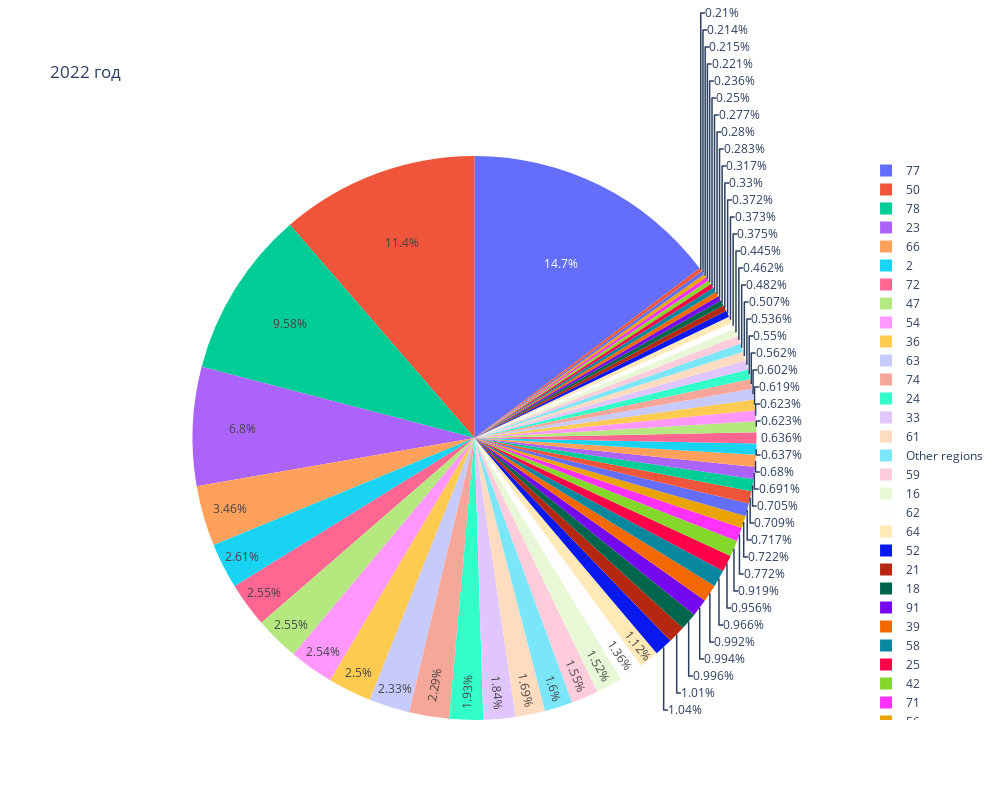

Source (notebook cell):
### Code cell
# На вход подаем год, за который нужен график
region_sqr_year(2022)

### Figure 1 — Plotly figure (JSON) as saved in the notebook; plotly's stock layout.template omitted (floating-point values rounded to 4 significant figures)
{"data": [{"domain": {"x": [0, 1], "y": [0, 1]}, "hovertemplate": "region=%{label}<br>all_square=%{value}<extra></extra>", "labels": ["72", "26", "52", "47", "77", "23", "54", "71", "Other regions", "57", "63", "55", "39", "78", "18", "66", "Other regions", "Other regions", "60", "50", "86", "45", "33", "62", "35", "36", "89", "91", "21", "48", "22", "30", "64", "24", "37", "20", "15", "31", "14", "16", "69", "58", "74", "27", "61", "42", "40", "Other regions", "43", "59", "29", "32", "3", "2", "25", "38", "76", "34", "46", "73", "Other regions", "Other regions", "Other regions", "Other regions", "12", "Other regions", "Other regions", "56", "Other regions", "Other regions", "13", "Other regions", "5", "7", "Other regions"], "legendgroup": "", "name": "", "showlegend": true, "type": "pie", "values": [484400.0, 120500.0, 197100.0, 483700.0, 2791000.0, 1289000.0, 481234, 146500.0, 24250.0, 133700.0, 442700.0, 39900.0, 188100.0, 1817000.0, 189000.0, 656600.0, 27260.0, 24470.0, 53100.0, 2154000.0, 129000.0, 106700.0, 348900.0, 258200.0, 70750.0, 473400.0, 71070.0, 188600.0, 191200.0, 87640.0, 118200.0, 131100.0, 212600.0, 365400.0, 52460.0, 70560.0, 84460.0, 44800.0, 91370.0, 288700.0, 60160.0, 183200.0, 434300.0, 104400.0, 320900.0, 174200.0, 135900.0, 28430.0, 53590.0, 293300.0, 117400.0, 134400.0, 118200.0, 495600.0, 181300.0, 120900.0, 96110.0, 101700.0, 62520.0, 114200.0, 19360.0, 25770.0, 34570.0, 17350.0, 47500.0, 20800.0, 33700.0, 137000.0, 20010.0, 12570.0, 42010.0, 12690.0, 40840.0, 40510.0, 3171.0]}], "layout": {"height": 800, "legend": {"tracegroupgap": 0}, "title": {"text": "2022 год"}, "width": 1000}}
